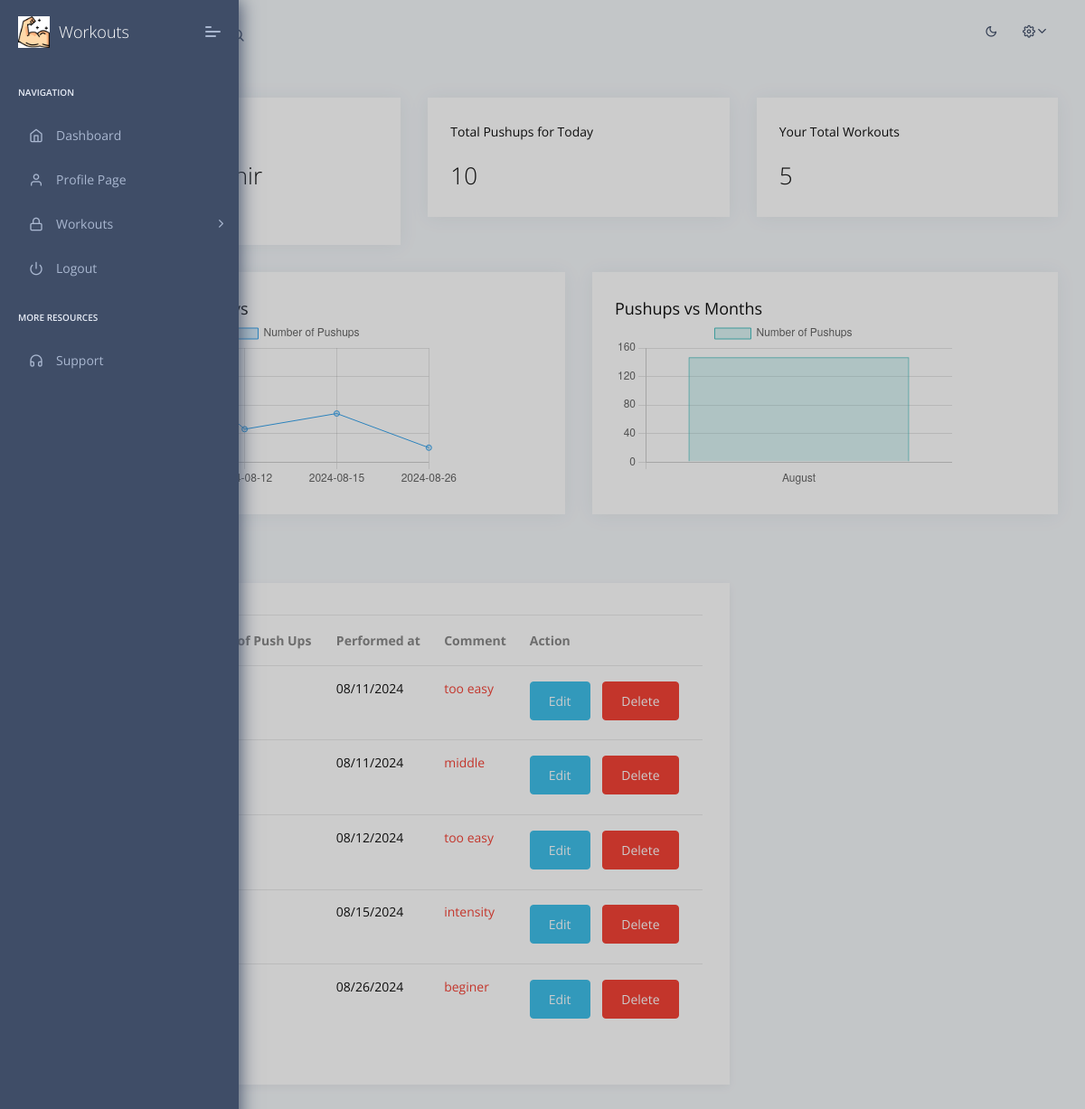
The app's page / (signed in) with its own data.
### push_ups_logger/models.py (models this page shows)
class Workout(db.Model):
    id = db.Column(db.Integer, primary_key=True)
    pushups = db.Column(db.Integer, nullable=False)
    date_posted = db.Column(db.DateTime, nullable=False, default=datetime.utcnow)
    comment = db.Column(db.Text, nullable=False)
    user_id = db.Column(db.Integer, db.ForeignKey('user.id'), nullable=False)

### push_ups_logger/main.py (the view)
@main.route('/')
@login_required
def index():
    from collections import defaultdict
    from datetime import timedelta
    today = datetime.utcnow().date()
    workouts_today = Workout.query.filter(
        Workout.user_id == current_user.id,
        Workout.date_posted >= today,
        Workout.date_posted < today + timedelta(days=1)
    ).all()
    total_pushups_today = sum(workout.pushups for workout in workouts_today)
    daily_totals = defaultdict(int)
    monthly_totals = defaultdict(int)
    for workout in Workout.query.filter(
        Workout.user_id == current_user.id,
        Workout.date_posted >= today.replace(day=1),
        Workout.date_posted < (today + timedelta(days=31)).replace(day=1)
    ).all():
        daily_totals[workout.date_posted.date()] += workout.pushups
        monthly_totals[workout.date_posted.strftime('%B')] += workout.pushups
    workouts = current_user.workouts
    return render_template(
        'home/index.html',
        user=current_user,
        total_pushups_today=total_pushups_today,
        daily_totals=daily_totals,
        monthly_totals=monthly_totals,
        workouts=workouts
    )

### push_ups_logger/templates/home/index.html (shortened to what this page needs)
{% extends "layouts/base.html" %}
{% block stylesheets %}
<link rel="stylesheet" href="//cdn.datatables.net/2.1.3/css/dataTables.dataTables.min.css">
{% endblock stylesheets %}
{% block content %}
<div class="pcoded-main-container">
    <div class="pcoded-wrapper">
        <div class="pcoded-content">
            <div class="pcoded-inner-content">
                <div class="main-body">
                    <div class="page-wrapper">
                        <div class="row">
                            <div class="col-md-6 col-xl-4">
                                <div class="card daily-sales">
                                    <div class="card-block">
                                        <h6 class="mb-4">Welcome</h6>
                                        <div class="row d-flex align-items-center">
                                            <div class="col-9">
                                                <h3 class="f-w-300 d-flex align-items-center m-b-0">{{ user.name }}</h3>
                                            </div>
                                        </div>
                                    </div>
                                </div>
                            </div>
                            <div class="col-md-6 col-xl-4">
                                <div class="card Monthly-sales">
                                    <div class="card-block">
                                        <h6 class="mb-4">Total Pushups for Today</h6>
                                        <div class="row d-flex align-items-center">
                                            <div class="col-9">
                                                <h3 class="f-w-300 d-flex align-items-center  m-b-0">{{
                                                    total_pushups_today }}</h3>
                                            </div>
                                        </div>
                                    </div>
                                </div>
                            </div>
                            <div class="col-md-12 col-xl-4">
                                <div class="card yearly-sales">
                                    <div class="card-block">
                                        <h6 class="mb-4">Your Total Workouts</h6>
                                        <div class="row d-flex align-items-center">
                                            <div class="col-9">
                                                <h3 class="f-w-300 d-flex align-items-center m-b-0">{{
                                                    user.workouts|length }}</h3>
                                            </div>
                                        </div>
                                    </div>
                                </div>
                            </div>
                            <div class="col-xl-6 col-md-12 m-b-30">
                                <div class="card card-event">
                                    <div class="card-block">
                                        <div class="row align-items-center justify-content-center">
                                            <div class="col">
                                                <h5 class="m-0">Pushups vs Days</h5>
                                                <canvas id="dailyPushupsChart"></canvas>
                                            </div>
                                        </div>
                                    </div>
                                </div>
                            </div>
                            <div class="col-xl-6 col-md-12 m-b-30">
                                <div class="card card-event">
                                    <div class="card-block">
                                        <div class="row align-items-center justify-content-center">
                                            <div class="col">
                                                <h5 class="m-0">Pushups vs Months</h5>
                                                <canvas id="monthlyPushupsChart"></canvas>
                                            </div>
                                        </div>
                                    </div>
                                </div>
                            </div>
                            <div class="col-xl-8 col-md-12 m-b-30">
                                <div class="card-block px-0 py-3">
                                    <div class="tab-content">
                                        <div class="table-responsive">
                                            <table class="table table-hover" id="myTable">
                                                <thead>
                                                    <tr>
                                                        <th>No. </th>
                                                        <th>Number of Push Ups</th>
                                                        <th>Performed at</th>
                                                        <th>Comment</th>
                                                        <th>Action</th>
                                                    </tr>
                                                </thead>
                                                <tbody>
                                                    {% for workout in workouts %}
                                                    <tr>
                                                        <td>
                                                            <h6 class="m-0"> {{ loop.index }}</h6>
                                                        </td>
                                                        <td>
                                                            <h6 class="m-0">{{ workout.pushups }}</h6>
                                                        </td>
                                                        <td>
                                                            <h6 class="m-0">{{ workout.date_posted.strftime('%m/%d/%Y')
                                                                }}</h6>
                                                        </td>
                                                        <td>
                                                            <h6 class="m-0 text-c-red">{{ workout.comment }}</h6>
                                                        </td>
                                                        <td>
                                                            <h6 class="m-0 text-c-red">
                                                                <a href="{{ url_for('main.update_workout', workout_id=workout.id)}}"
                                                                    class="btn btn-info" role="button">Edit</a>
                                                                <a href="{{ url_for('main.del_dash', workout_id=workout.id)}}"
                                                                    class="btn btn-danger" role="button">Delete</a>
                                                            </h6>
                                                        </td>
                                                    </tr>
                                                    {% endfor %}
                                                </tbody>
                                            </table>
                                        </div>
                                    </div>
                                </div>
                            </div>
                        </div>
                    </div>
                </div>
            </div>
        </div>
    </div>
</div>
{% endblock content %}
{% block javascripts %}
<script>
    const dailyPushupsCtx = document.getElementById('dailyPushupsChart').getContext('2d');
    const dailyPushupsChart = new Chart(dailyPushupsCtx, {
        type: 'line',
        data: {
            labels: [{% for date, total in daily_totals.items() %}"{{ date }}",{% endfor %}],
    datasets: [{
        label: 'Number of Pushups',
        data: [{% for date, total in daily_totals.items() %}{{ total }}, {% endfor %}],
        backgroundColor: 'rgba(54, 162, 235, 0.2)',
            borderColor: 'rgba(54, 162, 235, 1)',
                borderWidth: 1
        }]
    },
    options: {
        scales: {
            y: {
                beginAtZero: true
            }
        }
    }
});
    const monthlyPushupsCtx = document.getElementById('monthlyPushupsChart').getContext('2d');
    const monthlyPushupsChart = new Chart(monthlyPushupsCtx, {
        type: 'bar',
        data: {
            labels: [{% for month, total in monthly_totals.items() %}"{{ month }}",{% endfor %}],
    datasets: [{
        label: 'Number of Pushups',
        data: [{% for month, total in monthly_totals.items() %}{{ total }}, {% endfor %}],
        backgroundColor: 'rgba(75, 192, 192, 0.2)',
            borderColor: 'rgba(75, 192, 192, 1)',
                borderWidth: 1
        }]
    },
    options: {
        scales: {
            y: {
                beginAtZero: true
            }
        }
    }
});
</script>
{% endblock javascripts %}

### records on screen
Workout: date_posted "08/11/2024", comment "too easy"
Workout: date_posted "08/11/2024", comment "middle"
Workout: date_posted "08/12/2024", comment "too easy"
Workout: date_posted "08/15/2024", comment "intensity"
Workout: date_posted "08/26/2024", comment "beginer"

### other values on screen
{{ total_pushups_today }} "10"
{{ user.workouts|length }} "5"
chart data {{ date }} 2024-08-11, 2024-08-12, 2024-08-15, 2024-08-26
chart data {{ total }} 80, 23, 34, 10
chart data {{ month }} August
chart data {{ total }} 147
